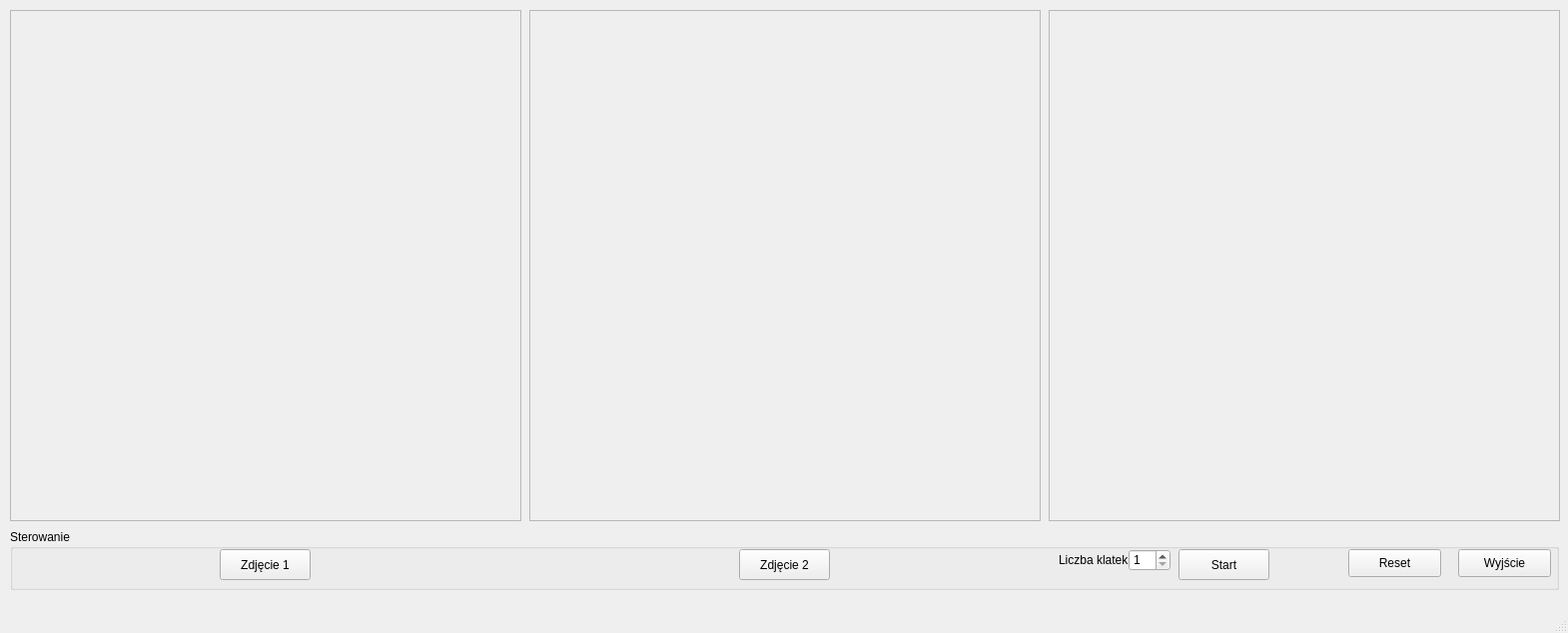
<?xml version="1.0" encoding="UTF-8"?>
<ui version="4.0">
 <class>MainWindow</class>
 <widget class="QMainWindow" name="MainWindow">
  <property name="geometry">
   <rect>
    <x>0</x>
    <y>0</y>
    <width>1570</width>
    <height>634</height>
   </rect>
  </property>
  <property name="windowTitle">
   <string>MainWindow</string>
  </property>
  <widget class="QWidget" name="centralwidget">
   <widget class="QFrame" name="frame">
    <property name="geometry">
     <rect>
      <x>10</x>
      <y>10</y>
      <width>512</width>
      <height>512</height>
     </rect>
    </property>
    <property name="frameShape">
     <enum>QFrame::StyledPanel</enum>
    </property>
    <property name="frameShadow">
     <enum>QFrame::Raised</enum>
    </property>
   </widget>
   <widget class="QFrame" name="frame_2">
    <property name="geometry">
     <rect>
      <x>530</x>
      <y>10</y>
      <width>512</width>
      <height>512</height>
     </rect>
    </property>
    <property name="frameShape">
     <enum>QFrame::StyledPanel</enum>
    </property>
    <property name="frameShadow">
     <enum>QFrame::Raised</enum>
    </property>
   </widget>
   <widget class="QFrame" name="frame_3">
    <property name="geometry">
     <rect>
      <x>1050</x>
      <y>10</y>
      <width>512</width>
      <height>512</height>
     </rect>
    </property>
    <property name="frameShape">
     <enum>QFrame::StyledPanel</enum>
    </property>
    <property name="frameShadow">
     <enum>QFrame::Raised</enum>
    </property>
   </widget>
   <widget class="QGroupBox" name="groupBox">
    <property name="geometry">
     <rect>
      <x>10</x>
      <y>530</y>
      <width>1551</width>
      <height>61</height>
     </rect>
    </property>
    <property name="title">
     <string>Sterowanie</string>
    </property>
    <widget class="QPushButton" name="cleanButton">
     <property name="geometry">
      <rect>
       <x>1340</x>
       <y>20</y>
       <width>93</width>
       <height>28</height>
      </rect>
     </property>
     <property name="text">
      <string>Reset</string>
     </property>
    </widget>
    <widget class="QPushButton" name="exitButton">
     <property name="geometry">
      <rect>
       <x>1450</x>
       <y>20</y>
       <width>93</width>
       <height>28</height>
      </rect>
     </property>
     <property name="text">
      <string>Wyjście</string>
     </property>
    </widget>
    <widget class="QPushButton" name="pushButton">
     <property name="geometry">
      <rect>
       <x>210</x>
       <y>20</y>
       <width>91</width>
       <height>31</height>
      </rect>
     </property>
     <property name="text">
      <string>Zdjęcie 1</string>
     </property>
    </widget>
    <widget class="QPushButton" name="pushButton_2">
     <property name="geometry">
      <rect>
       <x>730</x>
       <y>20</y>
       <width>91</width>
       <height>31</height>
      </rect>
     </property>
     <property name="text">
      <string>Zdjęcie 2</string>
     </property>
    </widget>
    <widget class="QSpinBox" name="spinBox">
     <property name="geometry">
      <rect>
       <x>1120</x>
       <y>20</y>
       <width>42</width>
       <height>22</height>
      </rect>
     </property>
     <property name="minimum">
      <number>1</number>
     </property>
     <property name="maximum">
      <number>1000</number>
     </property>
     <property name="value">
      <number>1</number>
     </property>
    </widget>
    <widget class="QLabel" name="label">
     <property name="geometry">
      <rect>
       <x>1050</x>
       <y>20</y>
       <width>71</width>
       <height>21</height>
      </rect>
     </property>
     <property name="text">
      <string>Liczba klatek</string>
     </property>
    </widget>
    <widget class="QPushButton" name="pushButton_3">
     <property name="geometry">
      <rect>
       <x>1170</x>
       <y>20</y>
       <width>91</width>
       <height>31</height>
      </rect>
     </property>
     <property name="text">
      <string>Start</string>
     </property>
    </widget>
   </widget>
  </widget>
  <widget class="QMenuBar" name="menubar">
   <property name="geometry">
    <rect>
     <x>0</x>
     <y>0</y>
     <width>1570</width>
     <height>21</height>
    </rect>
   </property>
  </widget>
  <widget class="QStatusBar" name="statusbar"/>
 </widget>
 <resources/>
 <connections/>
</ui>
